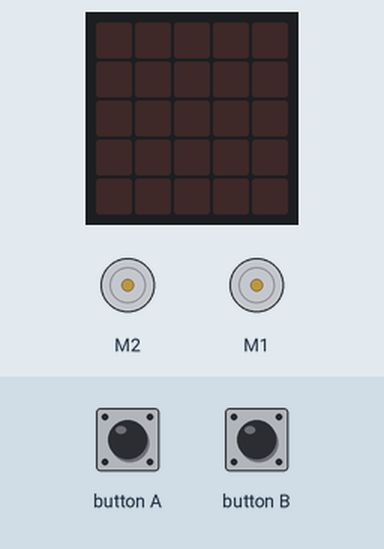
This program was run on a simulated BBC micro:bit (MakeCode). Parts: the board's 5×5 LED display, 2 × DC motor (green arrow = forward, orange = backward, longer = faster). The inputs (shaded band) are chosen by the test bench.

Above: at 1.9 s.
2.0 s: button A pressed for 0.15 s
At 3.2 s:
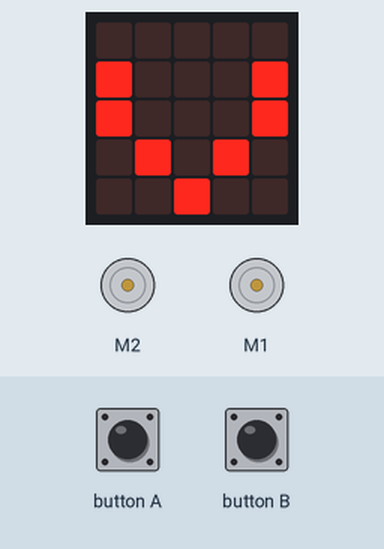
3.6 s: button A pressed for 0.15 s
At 4.4 s:
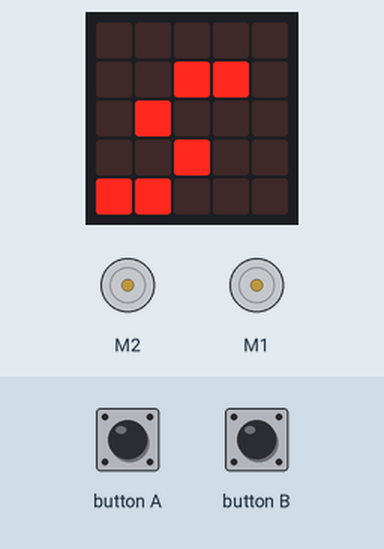
5.2 s: button A pressed for 0.15 s
At 5.6 s:
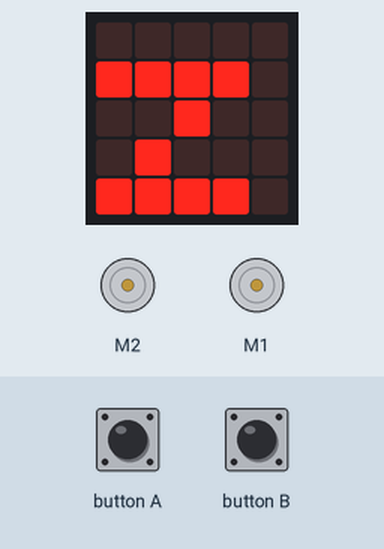
6.8 s: button B pressed for 0.15 s
At 9.3 s:
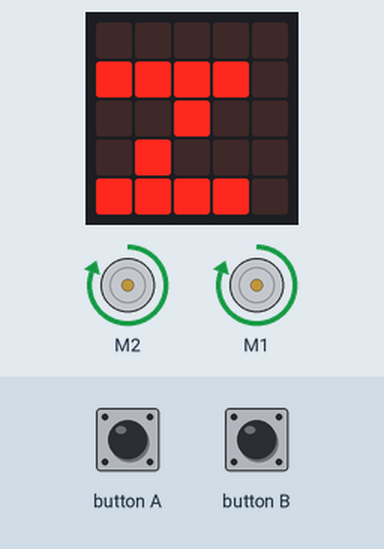
9.9 s: button A pressed for 0.15 s
At 12.3 s:
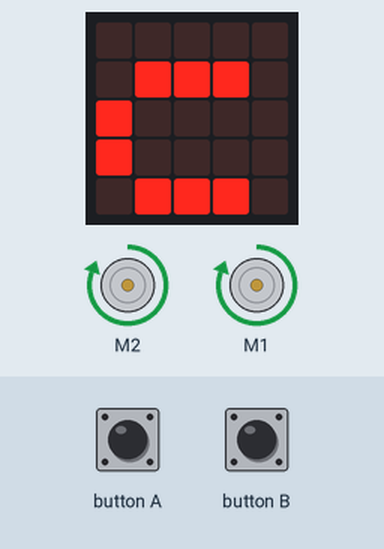
13.0 s: button B pressed for 0.15 s
Timing chart, 0 to 20.0 s (numbered marks = the images above; inputs shaded):
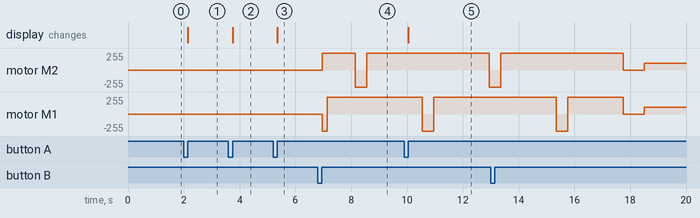

The program:

main.ts
```typescript
function vueltas () {
    for (let index = 0; index < 15; index++) {
        maqueen.motorRun(maqueen.Motors.M1, maqueen.Dir.CW, 37)
        maqueen.motorRun(maqueen.Motors.M2, maqueen.Dir.CW, 255)
    }
}
function cuadrado () {
    for (let index = 0; index < 4; index++) {
        maqueen.motorRun(maqueen.Motors.All, maqueen.Dir.CW, 100)
        basic.pause(2750)
        maqueen.motorStop(maqueen.Motors.All)
        maqueen.motorRun(maqueen.Motors.M1, maqueen.Dir.CCW, 35)
        maqueen.motorRun(maqueen.Motors.M2, maqueen.Dir.CW, 35)
        basic.pause(500)
        maqueen.motorStop(maqueen.Motors.All)
        basic.pause(200)
    }
    maqueen.motorStop(maqueen.Motors.All)
}
input.onButtonPressed(Button.A, function () {
    if (ejercicio == "c") {
        ejercicio = "v"
    } else if (ejercicio == "v") {
        ejercicio = "s"
    } else if (ejercicio == "s") {
        ejercicio = "z"
    } else {
        ejercicio = "c"
    }
    basic.showString(ejercicio)
})
function zig_zag () {
    maqueen.motorRun(maqueen.Motors.M2, maqueen.Dir.CW, 255)
    maqueen.motorRun(maqueen.Motors.M1, maqueen.Dir.CCW, 255)
    basic.pause(200)
    maqueen.motorRun(maqueen.Motors.All, maqueen.Dir.CW, 255)
    basic.pause(1000)
    for (let index = 0; index < 2; index++) {
        maqueen.motorRun(maqueen.Motors.M1, maqueen.Dir.CW, 255)
        maqueen.motorRun(maqueen.Motors.M2, maqueen.Dir.CCW, 255)
        basic.pause(400)
        maqueen.motorRun(maqueen.Motors.All, maqueen.Dir.CW, 255)
        basic.pause(2000)
        maqueen.motorRun(maqueen.Motors.M2, maqueen.Dir.CW, 255)
        maqueen.motorRun(maqueen.Motors.M1, maqueen.Dir.CCW, 255)
        basic.pause(400)
        maqueen.motorRun(maqueen.Motors.All, maqueen.Dir.CW, 255)
        basic.pause(2000)
    }
    maqueen.motorStop(maqueen.Motors.All)
}
input.onButtonPressed(Button.B, function () {
    if (ejercicio == "c") {
        cuadrado()
    } else if (ejercicio == "v") {
        vueltas()
    } else if (ejercicio == "s") {
        eses()
    } else {
        zig_zag()
    }
    basic.showString(ejercicio)
})
/**
 * gonzalo martinez centeno s2c
 */
function eses () {
    maqueen.motorRun(maqueen.Motors.M2, maqueen.Dir.CW, 255)
    maqueen.motorRun(maqueen.Motors.M1, maqueen.Dir.CW, 20)
    basic.pause(1000)
    for (let index = 0; index < 2; index++) {
        maqueen.motorRun(maqueen.Motors.M2, maqueen.Dir.CCW, 20)
        maqueen.motorRun(maqueen.Motors.M1, maqueen.Dir.CW, 255)
        basic.pause(2500)
        maqueen.motorRun(maqueen.Motors.M2, maqueen.Dir.CW, 255)
        maqueen.motorRun(maqueen.Motors.M1, maqueen.Dir.CCW, 20)
        basic.pause(2500)
    }
}
let ejercicio = ""
let strip = neopixel.create(DigitalPin.P5, 4, NeoPixelMode.RGB)
basic.showString(ejercicio)
ejercicio = "c"
basic.forever(function () {
    strip.setPixelColor(1, neopixel.colors(NeoPixelColors.Blue))
})
```

test.ts
```typescript
// aquí va el archivo "tests"; esto no se compilará cuando este paquete se utilice como una extensión.
```

Measured:
- after the input at 2.0 s, the display: changes after 0.15 s (image 1)
- after the input at 3.6 s, the display: changes after 0.15 s (image 2)
- after the input at 5.2 s, the display: changes after 0.15 s (image 3)
- after the input at 6.8 s, motor M2: stopped → forward 255/255 after 0.17 s, → backward 255/255 1.2 s later, → forward 255/255 0.40 s later; motor M1: stopped → backward 255/255 after 0.17 s, → forward 255/255 0.18 s later
- after the input at 9.9 s, the display: changes after 0.15 s (image 5)
